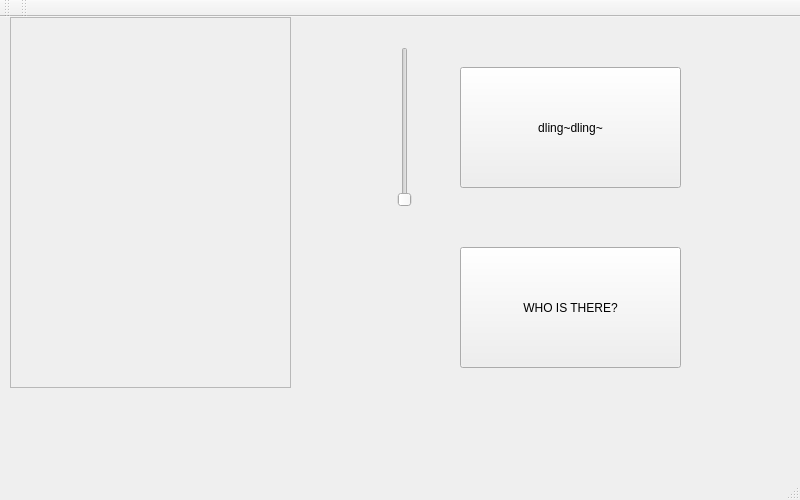
<?xml version="1.0" encoding="UTF-8"?>
<ui version="4.0">
 <class>MainWindow</class>
 <widget class="QMainWindow" name="MainWindow">
  <property name="geometry">
   <rect>
    <x>0</x>
    <y>0</y>
    <width>800</width>
    <height>500</height>
   </rect>
  </property>
  <property name="windowTitle">
   <string>MainWindow</string>
  </property>
  <widget class="QWidget" name="centralWidget">
   <widget class="QPushButton" name="Button2">
    <property name="geometry">
     <rect>
      <x>460</x>
      <y>50</y>
      <width>221</width>
      <height>121</height>
     </rect>
    </property>
    <property name="text">
     <string>dling~dling~</string>
    </property>
   </widget>
   <widget class="QPushButton" name="Button1">
    <property name="geometry">
     <rect>
      <x>460</x>
      <y>230</y>
      <width>221</width>
      <height>121</height>
     </rect>
    </property>
    <property name="text">
     <string>WHO IS THERE?</string>
    </property>
   </widget>
   <widget class="QSlider" name="verticalSlider">
    <property name="geometry">
     <rect>
      <x>390</x>
      <y>30</y>
      <width>29</width>
      <height>160</height>
     </rect>
    </property>
    <property name="orientation">
     <enum>Qt::Vertical</enum>
    </property>
   </widget>
   <widget class="QFrame" name="frame">
    <property name="geometry">
     <rect>
      <x>10</x>
      <y>0</y>
      <width>281</width>
      <height>371</height>
     </rect>
    </property>
    <property name="mouseTracking">
     <bool>false</bool>
    </property>
    <property name="frameShape">
     <enum>QFrame::StyledPanel</enum>
    </property>
    <property name="frameShadow">
     <enum>QFrame::Raised</enum>
    </property>
   </widget>
  </widget>
  <widget class="QMenuBar" name="menuBar">
   <property name="geometry">
    <rect>
     <x>0</x>
     <y>0</y>
     <width>800</width>
     <height>28</height>
    </rect>
   </property>
  </widget>
  <widget class="QToolBar" name="mainToolBar">
   <attribute name="toolBarArea">
    <enum>TopToolBarArea</enum>
   </attribute>
   <attribute name="toolBarBreak">
    <bool>false</bool>
   </attribute>
  </widget>
  <widget class="QStatusBar" name="statusBar"/>
  <widget class="QToolBar" name="toolBar">
   <property name="windowTitle">
    <string>toolBar</string>
   </property>
   <attribute name="toolBarArea">
    <enum>TopToolBarArea</enum>
   </attribute>
   <attribute name="toolBarBreak">
    <bool>false</bool>
   </attribute>
  </widget>
 </widget>
 <layoutdefault spacing="6" margin="11"/>
 <resources/>
 <connections/>
</ui>
